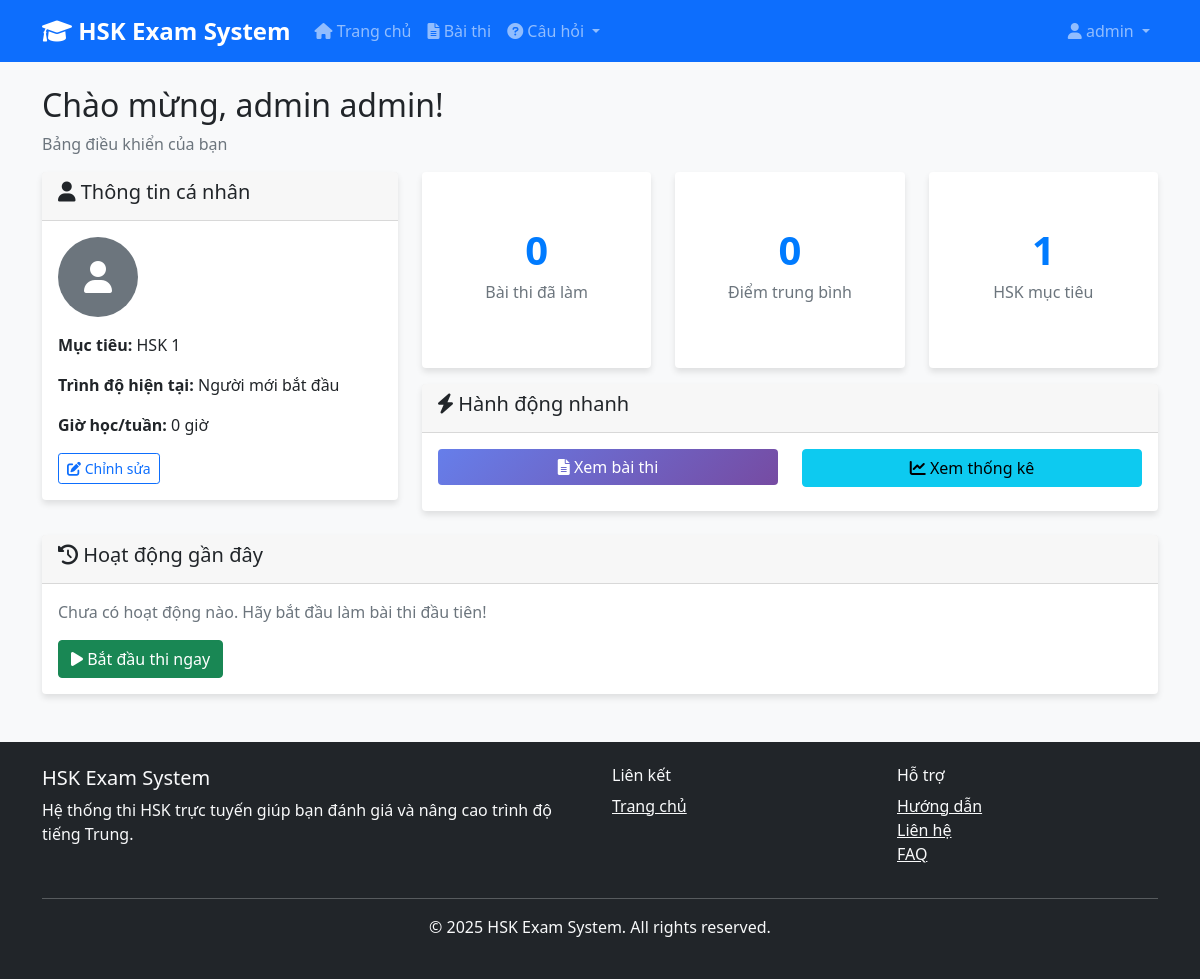
Page /accounts/dashboard/ (signed in) on the committed database.
### apps/accounts/models.py (models this page shows, shortened)
class CustomUser(AbstractUser):
    email = models.EmailField(
        unique=True,
        verbose_name='Email',
        help_text='Email address used for login and communications'
    )
    phone_number = models.CharField(
        max_length=20,
        blank=True,
        verbose_name='Số điện thoại',
        help_text='Optional phone number for contact'
    )
    is_verified = models.BooleanField(
        default=False,
        verbose_name='Đã xác thực',
        help_text='Whether the user has verified their email address'
    )
    USERNAME_FIELD = 'email'
    REQUIRED_FIELDS = ['username', 'first_name', 'last_name']
    class Meta:
        verbose_name = 'Người dùng'
        verbose_name_plural = 'Người dùng'
        db_table = 'accounts_customuser'
        ordering = ['last_name', 'first_name']
    def get_full_name(self):
        return f"{self.first_name} {self.last_name}".strip()

class Profile(TimeStampedModel):
    user = models.OneToOneField(
        CustomUser,
        on_delete=models.CASCADE,
        related_name='profile',
        verbose_name='Người dùng'
    )
    date_of_birth = models.DateField(
        null=True,
        blank=True,
        verbose_name='Ngày sinh',
        help_text='Birth date for age-appropriate content and statistics'
    )
    phone_number = models.CharField(
        max_length=20,
        blank=True,
        verbose_name='Số điện thoại',
        help_text='Contact phone number'
    )
    bio = models.TextField(
        max_length=500,
        blank=True,
        verbose_name='Giới thiệu bản thân',
        help_text='Brief introduction about yourself (max 500 characters)'
    )
    avatar = models.ImageField(
        upload_to='avatars/',
        null=True,
        blank=True,
        verbose_name='Ảnh đại diện',
        help_text='Profile picture'
    )
    CHINESE_LEVEL_CHOICES = [
        ('beginner', 'Người mới bắt đầu'),
        ('elementary', 'Sơ cấp'),
        ('intermediate', 'Trung cấp'),
        ('advanced', 'Nâng cao'),
    ]
    chinese_level = models.CharField(
        max_length=20,
        choices=CHINESE_LEVEL_CHOICES,
        default='beginner',
        verbose_name='Trình độ tiếng Trung hiện tại',
        help_text='Current Chinese language proficiency level'
    )
    HSK_LEVEL_CHOICES = [(i, f'HSK {i}') for i in range(1, 7)]
    target_hsk_level = models.IntegerField(
        choices=HSK_LEVEL_CHOICES,
        default=1,
        validators=[MinValueValidator(1), MaxValueValidator(6)],
        verbose_name='Mục tiêu HSK',
        help_text='Target HSK level to achieve'
    )
    study_hours_per_week = models.IntegerField(
        default=0,
        validators=[MinValueValidator(0), MaxValueValidator(168)],
        verbose_name='Số giờ học/tuần',
        help_text='Number of study hours per week (0-168)'
    )
    city = models.CharField(
        max_length=100,
        blank=True,
        verbose_name='Thành phố',
        help_text='Current city of residence'
    )
    country = models.CharField(
        max_length=100,
        blank=True,
        verbose_name='Quốc gia',
        default='Vietnam',
        help_text='Country of residence'
    )
    STUDY_TIME_CHOICES = [
        ('morning', 'Buổi sáng (6:00 - 12:00)'),
        ('afternoon', 'Buổi chiều (12:00 - 18:00)'),
        ('evening', 'Buổi tối (18:00 - 22:00)'),
        ('night', 'Buổi đêm (22:00 - 6:00)'),
    ]
    preferred_study_time = models.CharField(
        max_length=20,
        choices=STUDY_TIME_CHOICES,
        blank=True,
        verbose_name='Thời gian học ưa thích',
        help_text='Preferred time of day for studying'
    )
    class Meta:
        verbose_name = 'Hồ sơ người dùng'
        verbose_name_plural = 'Hồ sơ người dùng'
        db_table = 'accounts_profile'
    @property
    def age(self):
        """Calculate and return user's age."""
        if not self.date_of_birth:
            return None
        from datetime import date
        today = date.today()
        return today.year - self.date_of_birth.year - (
            (today.month, today.day) < (self.date_of_birth.month, self.date_of_birth.day)
        )

### apps/accounts/views.py (the view)
# urls.py: path('dashboard/', views.dashboard_view, name='dashboard'),
@login_required
def dashboard_view(request):
    user = request.user
    profile = user.profile
    exam_sessions = ExamSession.objects.filter(user=user)
    total_exams = exam_sessions.count()
    completed_exams = exam_sessions.filter(status='completed').count()
    completed_sessions = exam_sessions.filter(status='completed', percentage__isnull=False)
    average_score = completed_sessions.aggregate(avg_score=Avg('percentage'))['avg_score']
    recent_sessions = exam_sessions.order_by('-created_at')[:5]
    hsk_progress = {
        'target_level': profile.target_hsk_level,
        'current_progress': min(completed_exams * 10, 100),  # Mock calculation
    }
    context = {
        'user': user,
        'profile': profile,
        'total_exams': total_exams,
        'completed_exams': completed_exams,
        'average_score': round(average_score, 1) if average_score else 0,
        'recent_sessions': recent_sessions,
        'hsk_progress': hsk_progress,
    }
    return render(request, 'accounts/dashboard.html', context)

### templates/accounts/dashboard.html (shortened to what this page needs)
{% extends 'base.html' %}
{% block content %}
<div class="row">
    <div class="col-md-12">
        <h2>Chào mừng, {{ user.get_full_name|default:user.username }}!</h2>
        <p class="text-muted">Bảng điều khiển của bạn</p>
        <div class="row">
            <div class="col-md-4">
                <div class="card">
                    <div class="card-header">
                        <h5><i class="fas fa-user"></i> Thông tin cá nhân</h5>
                    </div>
                    <div class="card-body">
                        {% if profile.avatar %}
                            <img src="{{ profile.avatar.url }}" alt="Avatar" class="avatar-lg mb-3">
                        {% else %}
                            <div class="avatar-lg bg-secondary rounded-circle d-flex align-items-center justify-content-center mb-3">
                                <i class="fas fa-user text-white fa-2x"></i>
                            </div>
                        {% endif %}
                        <p><strong>Mục tiêu:</strong> HSK {{ profile.target_hsk_level }}</p>
                        <p><strong>Trình độ hiện tại:</strong> {{ profile.get_chinese_level_display }}</p>
                        <p><strong>Giờ học/tuần:</strong> {{ profile.study_hours_per_week }} giờ</p>
                        <a href="{% url 'accounts:profile' %}" class="btn btn-outline-primary btn-sm">
                            <i class="fas fa-edit"></i> Chỉnh sửa
                        </a>
                    </div>
                </div>
            </div>
            <div class="col-md-8">
                <div class="row">
                    <div class="col-md-4">
                        <div class="card stat-card">
                            <div class="card-body">
                                <div class="stat-number">0</div>
                                <p class="text-muted">Bài thi đã làm</p>
                            </div>
                        </div>
                    </div>
                    <div class="col-md-4">
                        <div class="card stat-card">
                            <div class="card-body">
                                <div class="stat-number">0</div>
                                <p class="text-muted">Điểm trung bình</p>
                            </div>
                        </div>
                    </div>
                    <div class="col-md-4">
                        <div class="card stat-card">
                            <div class="card-body">
                                <div class="stat-number">{{ profile.target_hsk_level }}</div>
                                <p class="text-muted">HSK mục tiêu</p>
                            </div>
                        </div>
                    </div>
                </div>
                <div class="card mt-3">
                    <div class="card-header">
                        <h5><i class="fas fa-bolt"></i> Hành động nhanh</h5>
                    </div>
                    <div class="card-body">
                        <div class="row">
                            <div class="col-md-6">
                                <a href="#" class="btn btn-primary w-100 mb-2">
                                    <i class="fas fa-file-alt"></i> Xem bài thi
                                </a>
                            </div>
                            <div class="col-md-6">
                                <a href="#" class="btn btn-info w-100 mb-2">
                                    <i class="fas fa-chart-line"></i> Xem thống kê
                                </a>
                            </div>
                        </div>
                    </div>
                </div>
            </div>
        </div>
        <div class="row mt-4">
            <div class="col-md-12">
                <div class="card">
                    <div class="card-header">
                        <h5><i class="fas fa-history"></i> Hoạt động gần đây</h5>
                    </div>
                    <div class="card-body">
                        <p class="text-muted">Chưa có hoạt động nào. Hãy bắt đầu làm bài thi đầu tiên!</p>
                        <a href="#" class="btn btn-success">
                            <i class="fas fa-play"></i> Bắt đầu thi ngay
                        </a>
                    </div>
                </div>
            </div>
        </div>
    </div>
</div>
{% endblock %}

### templates/includes/navbar.html (shortened to what this page needs)
<nav class="navbar navbar-expand-lg navbar-dark bg-primary">
  <div class="container">
    <a class="navbar-brand" href="{% url 'home' %}">
      <i class="fas fa-graduation-cap"></i> HSK Exam System
    </a>
    <div class="collapse navbar-collapse" id="navbarNav">
      <ul class="navbar-nav me-auto">
        <li class="nav-item">
          <a class="nav-link" href="{% url 'home' %}">
            <i class="fas fa-home"></i> Trang chủ
          </a>
        </li>
        {% if user.is_authenticated %}
        <li class="nav-item">
          <a class="nav-link" href="{% url 'exams:list' %}">
            <i class="fas fa-file-alt"></i> Bài thi
          </a>
        </li>
        {% if user.is_staff %}
        <li class="nav-item dropdown">
          <a
            class="nav-link dropdown-toggle"
            href="#"
            id="questionsDropdown"
            role="button"
            data-bs-toggle="dropdown"
          >
            <i class="fas fa-question-circle"></i> Câu hỏi
          </a>
        </li>        {% endif %}
        {% endif %}
      </ul>
      <ul class="navbar-nav">
        {% if user.is_authenticated %}
        <li class="nav-item dropdown">
          <a
            class="nav-link dropdown-toggle"
            href="#"
            id="navbarDropdown"
            role="button"
            data-bs-toggle="dropdown"
          >
            <i class="fas fa-user"></i> {{ user.username }}
          </a>
        </li>
        {% endif %}
      </ul>
    </div>
  </div>
</nav>

### static/css/style.css (style rules this page uses)
body { font-family: 'Segoe UI', Tahoma, Geneva, Verdana, sans-serif; background-color: #f8f9fa; }
.navbar { z-index: 1050 !important; }
.navbar-brand { font-weight: bold; font-size: 1.5rem; }
.navbar-collapse { z-index: 1055 !important; }
.card { box-shadow: 0 4px 6px rgba(0, 0, 0, 0.1); border: none; transition: transform 0.2s; }
.btn-primary { background: linear-gradient(135deg, #667eea 0%, #764ba2 100%); border: none; }
.stat-card { text-align: center; padding: 2rem; }
.stat-number { font-size: 2.5rem; font-weight: bold; color: #007bff; }
.avatar-lg { width: 80px; height: 80px; }
.navbar { z-index: 1030; }

### rows in the picture
CustomUser: username "admin", get_full_name "admin admin"
Profile: target_hsk_level "1", chinese_level "Người mới bắt đầu", study_hours_per_week "0"
